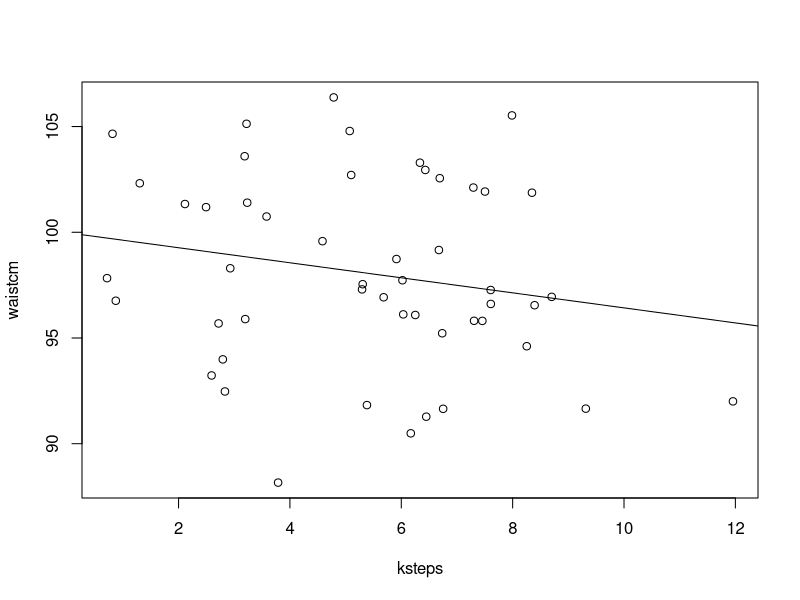
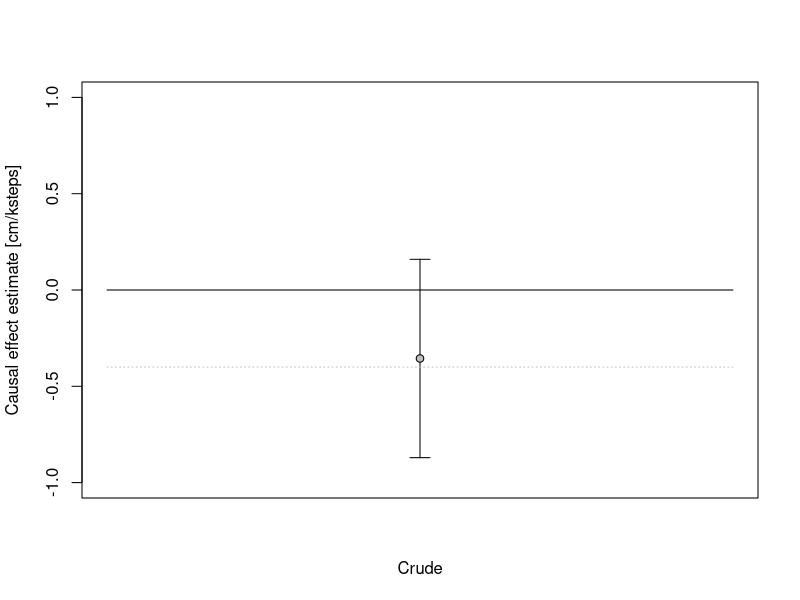

Reproduce these figures in R, in order.
# Script1. Here we will simulate a simple bivariate relationship and then analyze
# and visualize it using linear regression.
# 
# Independent variable -- Average number of steps (x1000) taken per day during 
#                         study period (measure of physical activity)
# Dependent variable   -- Waist circumference (cm) at end of study

# Mats Nilsson (mats.nilsson@psychology.su.se), revised: 2019-10-28



## Clear things to start clean! ------------------------------------------------
rm(list = ls())  # Clear the global environment
graphics.off()  # Clear all plots
cat("\014")  # Clear the console
## -----------------------------------------------------------------------------


## Simulate data ---------------------------------------------------------------
set.seed(999)  # Any number may be used

# Number of observations
n <- 50

# Causal effect
ce <- -0.4  # Dependent variable increase per unit independent-variable increase

# Independet variable (exposure): Average 1000-steps per day during study
ksteps <- rnorm(n, mean = 6, sd = 2.5)

# Dependent variable (outcome): Waist circumference at end of study
waistcm <- rnorm(n, 100, 5) + ce * ksteps 
## -----------------------------------------------------------------------------


## Analyze simulated data ------------------------------------------------------
# Linear regression model, called crude
crude <- lm(waistcm ~ ksteps)  # Model output
summary(crude)  # Show model output

# Simple scattergram with regression line
plot(ksteps, waistcm)
abline(crude)
## -----------------------------------------------------------------------------


## Simple result plot ----------------------------------------------------------
# Extract regression results
b <- crude$coefficients  # Regression coefficients 
ci <- confint(crude) # 95 % CI around b

# Empty plot (NA = missing data!)
plot(NA,
     xlim = c(0, 2), ylim = c(-1, 1), 
     xlab = 'Crude', ylab = 'Causal effect estimate [cm/ksteps]', xaxt ='n') 

# Add ci (precision) for independent variable
arrows(x0 = 1, x1 = 1, y0 = ci[2, 1], y1 = ci[2, 2], 
       code = 3, length = 0.1, angle = 90)  

# Add point estimate for independent variable
points(1, b[2], pch = 21, bg = 'grey') 

# Add line at no effect
lines(c(0, 2), c(0, 0))

# Add line at true effect
lines(c(0, 2), c(ce, ce), lty = 3, col = 'grey')
## -----------------------------------------------------------------------------
